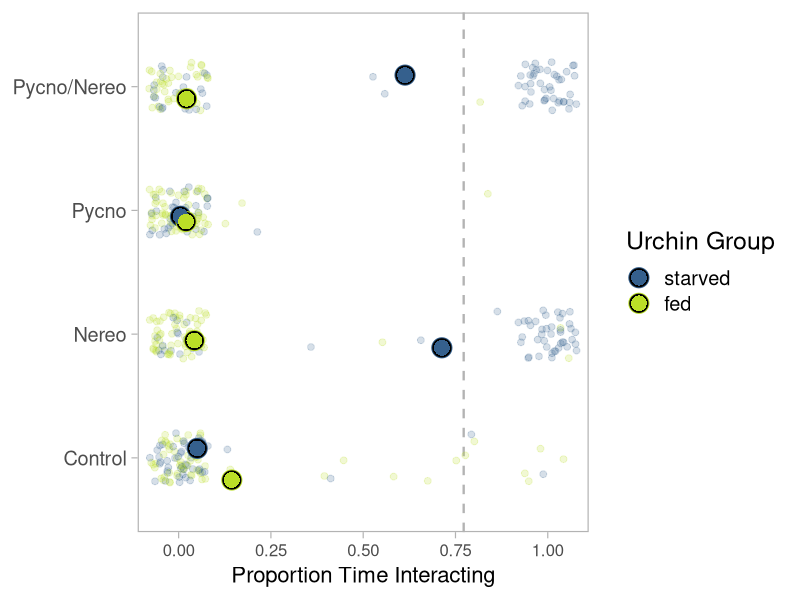
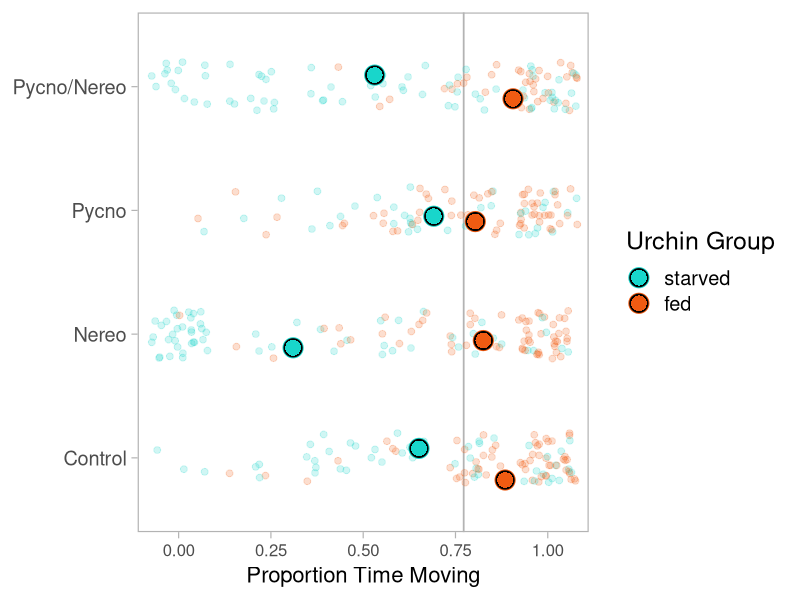

Here is the R script that generated these plots, in order: (Note: this script raises an error after producing the figures.)
#++++++++++++++++++++++++++++++++++++++++++++++++++++++++++++++++++++++++++++++++++
#                                                                                ##
# Pycno-Urchin Dataset 2021 Model                                                ##
# Script created 2021-09-01                                                      ##
# Last updated 2022-03-03                                                        ##
# Data source: Ross Whippo                                                       ##
# R code prepared by Ross Whippo                                                 ##
#                                                                                ##
#++++++++++++++++++++++++++++++++++++++++++++++++++++++++++++++++++++++++++++++++++

# SUMMARY:
# A script to build a statistical model for 2021 pycno-urchin dataset.


# Required Files (check that script is loading latest version):
# trials2021_QAQC.csv

# Associated Scripts:
# trials2021_dataset_QAQC.R
# trials2021_figExplore.R

# TO DO 

# +++++++++++++++++++++++++++++++++++++++++++++++++++++++++++++++++++++++++++++++++
# TABLE OF CONTENTS                                                            ####
#                                                                                 +
# RECENT CHANGES TO SCRIPT                                                        +
# LOAD PACKAGES                                                                   +
# READ IN AND PREPARE DATA                                                        +
# MODEL 1                                                                         +
#                                                                                 +
#++++++++++++++++++++++++++++++++++++++++++++++++++++++++++++++++++++++++++++++++++

#++++++++++++++++++++++++++++++++++++++++++++++++++++++++++++++++++++++++++++++++++
# RECENT CHANGES TO SCRIPT                                                     ####
#++++++++++++++++++++++++++++++++++++++++++++++++++++++++++++++++++++++++++++++++++

# 2021-09-01 Script created
# 2022-02-10 started analyses suggested by Sarah Gravem
# 2022-03-02 Added models and figure for interaction

#++++++++++++++++++++++++++++++++++++++++++++++++++++++++++++++++++++++++++++++++++
# LOAD PACKAGES                                                                ####
#++++++++++++++++++++++++++++++++++++++++++++++++++++++++++++++++++++++++++++++++++

library(tidyverse)
library(viridis)
library(lme4)
library(ggpubr)
library(systemfonts)

# set plot theme
theme_set(theme_classic())

#++++++++++++++++++++++++++++++++++++++++++++++++++++++++++++++++++++++++++++++++++
# READ IN DATA                                                                 ####
#++++++++++++++++++++++++++++++++++++++++++++++++++++++++++++++++++++++++++++++++++

trials2021_Q <- read_csv("Data/2021/trials2021_QAQC.csv", 
                         col_types = cols(algalTreat = col_factor(levels = c("nereo", "control")), 
                                          date = col_character(),  location = col_character(), 
                                          movement = col_character(), 
                                          pycnoTreat = col_factor(levels = c("pycno", "control")), 
                                          tank = col_factor(levels = c("TF1", "TF2")), 
                                          timeBegin = col_character(), timeEnd = col_character(), 
                                          urchinGroup = col_factor(levels = c("starved","fed")),
                                          location = col_factor(levels = c("c", "m", "f"))))

algalconsumption <- read_csv("Data/2021/algal_consumption.csv") # area of algae consumed

confetti_weights <- read_csv("Data/2020/confetti_weights.csv") # last year confetti weights

#++++++++++++++++++++++++++++++++++++++++++++++++++++++++++++++++++++++++++++++++++
# MANIPULATE DATA                                                              ####
#++++++++++++++++++++++++++++++++++++++++++++++++++++++++++++++++++++++++++++++++++

# NOTES: run all models with tank & date as random factors first, if they are not significant,
# remove them
# break up data into 5 minute increments, create column of time (5, 10, 15, etc),
# to make it a continuous variable.
# models to be made:
#   1. proportion of time interacting - binomial glm
#   2. proportion of time spines moving - binomial glm
#   3. average distance from signal - (lmer for rand effects) linear if normal, use Poisson dist
#   4. cumulative distance traveled - (lmer for rand effects) linear if normal, use Poisson dist
#   5. movement categories: 0 = mt, 0.5 = mp, 0.5 = st, 1 = ma - binomial glm
#   6. amount eaten (descriptive visualizations)

model_1_dat <- trials2021_Q
model_1_dat <- model_1_dat %>%
  select(trial, date, tank, urchinGroup, pycnoTreat, algalTreat, interaction) %>%
  group_by(trial, date, tank, urchinGroup, pycnoTreat, algalTreat) %>%
  mutate(interacting = case_when(interaction == "ni" ~ 0,
                           interaction == "i" ~ 1)) 
model_1_dat_60 <- model_1_dat %>%
  summarise(interacting = mean(interacting))
model_1_datetank_60 <- glm(interacting ~ date + tank, family = binomial, data = model_1_dat_60)
summary(model_1_datetank_60)
model_1_60 <- glm(interacting ~ urchinGroup + trial + pycnoTreat*algalTreat, family = binomial, data = model_1_dat_60)
summary(model_1_60)

# is there a correlation between tank and one of the other factors?
# Create a table with the needed variables.
tank_dat = table(model_1_dat_60$urchinGroup, model_1_dat_60$tank) 
print(tank_dat)
# Perform the Chi-Square test.
print(chisq.test(tank_dat))
tank_dat = table(model_1_dat_60$pycnoTreat, model_1_dat_60$tank)
print(tank_dat)
tank_dat = table(model_1_dat_60$algalTreat, model_1_dat_60$tank)
print(tank_dat)


# 5 minute increments INTERACTION

model_1_dat <- trials2021_Q
model_1_dat <- model_1_dat %>%
  select(trial, date, tank, urchinGroup, pycnoTreat, algalTreat, interaction) %>%
  group_by(trial, date, tank, urchinGroup, pycnoTreat, algalTreat) %>%
  mutate(interacting = case_when(interaction == "ni" ~ 0,
                                 interaction == "i" ~ 1)) 

model_1_dat_5 <- model_1_dat %>%
  mutate(minutes = c(rep(5, 5), rep(10, 5), rep(15, 5), rep(20, 5), rep(25, 5), rep(30, 5), rep(35, 5), rep(40, 5), rep(45, 5), rep(50, 5), rep(55, 5), rep(60, 5))) %>%
  group_by(trial, date, tank, urchinGroup, pycnoTreat, algalTreat, minutes) %>%
  summarise(interacting = mean(interacting))
model_1_datetank_5 <- glm(interacting ~ date + tank, family = binomial, data = model_1_dat_5)
summary(model_1_datetank_5)
model_1_5 <- glm(interacting ~ urchinGroup + pycnoTreat + algalTreat + tank, family = binomial, data = model_1_dat_5)
summary(model_1_5)

# output to new csv for other scripts to access:
write_csv(model_1_dat_5, "model_1_dat_5.csv")

# figure of time spent interaction based on all the factors

theme_set(theme_light(base_size = 18))

model_1_plotdat_5 <- model_1_dat_5 %>%
  unite(Treatment, pycnoTreat, algalTreat, sep = "/" ) %>%
  mutate(Treatment = case_when(Treatment == "pycno/control" ~ "Pycno",
                            Treatment == "control/nereo" ~ "Nereo",
                            Treatment == "control/control" ~ "Control",
                            Treatment == "pycno/nereo" ~ "Pycno/Nereo")) 
treatMeans <- model_1_plotdat_5 %>%
  group_by(Treatment, urchinGroup) %>%
  summarise(treatMean = mean(interacting))

model_1_plotdat_5 <- model_1_plotdat_5 %>%
  left_join(treatMeans)
  
theme_set(theme_light(base_size = 18))

control_avg <- 
  model_1_plotdat_5 %>%
  ungroup() %>%
  filter(Treatment == "Control") %>%
  summarize(avg = mean(interacting)) %>%
  pull(avg)


plot_interact <- model_1_plotdat_5 %>%
  ggplot(aes(y = interacting, x = Treatment, color = urchinGroup)) +
  geom_hline(aes(yintercept = control_avg), color = "gray70", size = 0.8, linetype = "dashed") +
  geom_jitter(position = position_jitter(seed = 227, width = 0.2), size = 2, alpha = 0.20) +
  stat_summary(fun = mean, geom = "point", size = 6.5, shape = 21, fill = "black", position = position_jitter(seed = 227, width = 0.2)) +
  stat_summary(fun = mean, geom = "point", size = 5, shape = 16, position = position_jitter(seed = 227, width = 0.2)) +
  scale_y_continuous(
    limits = c(-0.1, 1.1), expand = c(0.005, 0.005)) +
  coord_flip() +
  scale_color_viridis(discrete = TRUE, begin = 0.3, end = 0.9) +
  labs(color = "Urchin Group") +
  labs(y = "Proportion Time Interacting", x = NULL) +
  theme(
    axis.title = element_text(size = 16),
   axis.text.x = element_text(size = 12),
    panel.grid = element_blank()
  ) 
  


# 5 minute increments MOVING

model_1_dat <- trials2021_Q
model_1_dat <- model_1_dat %>%
  select(trial, date, tank, urchinGroup, pycnoTreat, algalTreat, movement) %>%
  group_by(trial, date, tank, urchinGroup, pycnoTreat, algalTreat) %>%
  mutate(movement = case_when(movement == "st" ~ 0,
                                 movement == "ma" ~ 1,
                                 movement == "mt" ~ 1,
                                 movement == "mp" ~ 1)) 

model_1_dat_5 <- model_1_dat %>%
  mutate(minutes = c(rep(5, 5), rep(10, 5), rep(15, 5), rep(20, 5), rep(25, 5), rep(30, 5), rep(35, 5), rep(40, 5), rep(45, 5), rep(50, 5), rep(55, 5), rep(60, 5))) %>%
  group_by(trial, date, tank, urchinGroup, pycnoTreat, algalTreat, minutes) %>%
  summarise(movement = mean(movement))
model_1_datetank_5 <- glm(movement ~ date + tank, family = binomial, data = model_1_dat_5)
summary(model_1_datetank_5)
model_1_5 <- glm(movement ~ urchinGroup + pycnoTreat + algalTreat + tank, family = binomial, data = model_1_dat_5)
summary(model_1_5)

# figure of time spent moving based on all the factors

theme_set(theme_light(base_size = 18))

model_1_plotdat_5 <- model_1_dat_5 %>%
  unite(Treatment, pycnoTreat, algalTreat, sep = "/" ) %>%
  mutate(Treatment = case_when(Treatment == "pycno/control" ~ "Pycno",
                               Treatment == "control/nereo" ~ "Nereo",
                               Treatment == "control/control" ~ "Control",
                               Treatment == "pycno/nereo" ~ "Pycno/Nereo")) 
treatMeans <- model_1_plotdat_5 %>%
  group_by(Treatment, urchinGroup) %>%
  summarise(treatMean = mean(movement))

model_1_plotdat_5 <- model_1_plotdat_5 %>%
  left_join(treatMeans)

theme_set(theme_light(base_size = 18))

control_avg <- 
  model_1_plotdat_5 %>%
  ungroup() %>%
  filter(Treatment == "Control") %>%
  summarize(avg = mean(movement)) %>%
  pull(avg)


plot_move <- model_1_plotdat_5 %>%
  ggplot(aes(y = movement, x = Treatment, color = urchinGroup)) +
  geom_hline(aes(yintercept = control_avg), color = "gray70", size = 0.6) +
  geom_jitter(position = position_jitter(seed = 227, width = 0.2), size = 2, alpha = 0.20) +
  stat_summary(fun = mean, geom = "point", size = 6.5, shape = 21, fill = "black", position = position_jitter(seed = 227, width = 0.2)) +
  stat_summary(fun = mean, geom = "point", size = 5, shape = 16, position = position_jitter(seed = 227, width = 0.2)) +
  scale_y_continuous(
    limits = c(-0.1, 1.1), expand = c(0.005, 0.005)) +
  coord_flip() +
  scale_color_viridis(discrete = TRUE, begin = 0.3, end = 0.8, option = "H") +
  labs(color = "Urchin Group") +
  labs(y = "Proportion Time Moving", x = NULL) +
  theme(
    axis.title = element_text(size = 16),
    axis.text.x = element_text(size = 12),
    panel.grid = element_blank()
  ) 



# is there a correlation between tank and one of the other factors?
# Create a table with the needed variables.
tank_dat = table(model_1_dat_5$algalTreat, model_1_dat_5$tank) 
print(tank_dat)
# Perform the Chi-Square test.
print(chisq.test(tank_dat))

tank_dat = table(model_1_dat_5$urchinGroup, model_1_dat_5$tank) 
print(tank_dat)
# Perform the Chi-Square test.
print(chisq.test(tank_dat))

# 10 minute increments

model_1_dat_10 <- model_1_dat %>%
  mutate(minutes = c(rep(10, 10), rep(20, 10), rep(30, 10), rep(40, 10), rep(50, 10), rep(60, 10))) %>%
  group_by(trial, date, tank, urchinGroup, pycnoTreat, algalTreat, minutes) %>%
  summarise(interacting = mean(interacting))
model_1_datetank_10 <- glm(interacting ~ date + tank, family = binomial, data = model_1_dat_10)
summary(model_1_datetank_10)
model_1_10 <- glm(interacting ~ tank + urchinGroup + pycnoTreat + algalTreat, family = binomial, data = model_1_dat_5)
summary(model_1_10)

# is there a correlation between tank and one of the other factors?
# Create a table with the needed variables.
tank_dat = table(model_1_dat_5$algalTreat, model_1_dat_5$tank) 
print(tank_dat)
# Perform the Chi-Square test.
print(chisq.test(tank_dat))


# create proportion columns for each behavior

model1_dat <- model_dat %>%
  select(trial, tank, `signalRate_ml-min`, beginTemp_C, endTemp_C, beginSal_ppt, endSal_ppt, urchinGroup, pycnoTreat, algalTreat, urchinDiam_mm, movement, location, spines, interaction) %>%
  filter(movement != "st") %>%
  add_column(move = 1) %>%
  group_by(trial, urchinGroup, pycnoTreat, algalTreat, move) %>%
  count(move) %>%
  mutate(time_moving = n/60)

# Did urchins in each group and treatment towards, away, or neither the most?

model_2_dat_5 <- trials2021_Q %>%
  group_by(trial, date, tank, urchinGroup, pycnoTreat, algalTreat) %>%
  select(trial, date, tank, urchinGroup, pycnoTreat, algalTreat, movement) %>%
  mutate(minutes = c(rep(5, 5), rep(10, 5), rep(15, 5), rep(20, 5), rep(25, 5), rep(30, 5), rep(35, 5), rep(40, 5), rep(45, 5), rep(50, 5), rep(55, 5), rep(60, 5))) %>%
  group_by(trial, date, tank, urchinGroup, pycnoTreat, algalTreat, minutes) %>%
  mutate(moves = case_when(movement == "ma" ~ 1,
                           movement == "mp" ~ 0.5,
                           movement == "mt" ~ 0,
                           movement == "st" ~ 0.5)) %>%
  summarise(moves = mean(moves))

model_2_datetank_5 <- glm(moves ~ date + tank, family = binomial, data = model_2_dat_5)
summary(model_2_datetank_5)
#NO TANK OR DATE EFFECT

model_2_5 <- glm(moves ~ urchinGroup + pycnoTreat + algalTreat, family = binomial, data = model_2_dat_5)
summary(model_2_5)


# did urchins have a difference in average distance from the signal in the tank?

model_3_dat_5 <- trials2021_Q %>%
  group_by(trial, date, tank, urchinGroup, pycnoTreat, algalTreat) %>%
  select(trial, date, tank, urchinGroup, pycnoTreat, algalTreat, distance_cm) %>%
  mutate(minutes = c(rep(5, 5), rep(10, 5), rep(15, 5), rep(20, 5), rep(25, 5), rep(30, 5), rep(35, 5), rep(40, 5), rep(45, 5), rep(50, 5), rep(55, 5), rep(60, 5))) %>%
  group_by(trial, date, tank, urchinGroup, pycnoTreat, algalTreat, minutes) %>%
  summarise(dist = mean(distance_cm))

# testing for normality
library("ggpubr")
ggdensity(model_3_dat_5$dist, 
          main = "Density plot of dist",
          xlab = "distance_cm")
ggqqplot(model_3_dat_5$dist)
# NOT NORMAL

# transforming for normality ROOT
model_3_dat_5 <- model_3_dat_5 %>%
  mutate(dist_root = sqrt(dist +1))
# testing transformed for normality
library("ggpubr")
ggdensity(model_3_dat_5$dist_root, 
          main = "Density plot of dist",
          xlab = "distance (root+1)")
ggqqplot(model_3_dat_5$dist_root)
# NOT NORMAL

# transforming for normality LOG
model_3_dat_5 <- model_3_dat_5 %>%
  mutate(dist_log = log(dist +1))
# testing transformed for normality
library("ggpubr")
ggdensity(model_3_dat_5$dist_log, 
          main = "Density plot of dist",
          xlab = "distance (log+1)")
ggqqplot(model_3_dat_5$dist_log)
# NOT NORMAL

# transforming for normality LOG10
model_3_dat_5 <- model_3_dat_5 %>%
  mutate(dist_10 = log10(dist +1))
# testing transformed for normality
library("ggpubr")
ggdensity(model_3_dat_5$dist_10, 
          main = "Density plot of dist",
          xlab = "distance (log10+1)")
ggqqplot(model_3_dat_5$dist_10)
# NOT NORMAL

# transforming for normality CUBED ROOT
model_3_dat_5 <- model_3_dat_5 %>%
  mutate(dist_cube = 10^(log10(dist+1)/3))
# testing transformed for normality
library("ggpubr")
ggdensity(model_3_dat_5$dist_cube, 
          main = "Density plot of dist",
          xlab = "distance (cube root+1)")
ggqqplot(model_3_dat_5$dist_cube)
# NOT NORMAL

model_3_datetank_5 <- glm(dist ~ date + tank, family = binomial, data = model_2_dat_5)
summary(model_2_datetank_5)


model_2_5 <- glm(moves ~ urchinGroup + pycnoTreat + algalTreat, family = binomial, data = model_2_dat_5)
summary(model_2_5)





# Algal consumption plots

# based on field notes from 2020-09-13 - confetti diameter = 21mm

# > pi*((2.1/2)^2)
# [1] 3.463606

# > confetti_weights %>%
#  +   summarise(mean(weight_mg))
#  A tibble: 1 x 1
# `mean(weight_mg)`
# <dbl>
#   1              339.

# > 339/3.463606
# [1] 97.87487 mg per square cm

theme_set(theme_light(base_size = 18))

algae_biomass <- algalconsumption %>%
  mutate(biomass = eaten*97.87487) %>%
  mutate(pycnoTreat = case_when(pycnoTreat == "pycno" ~ "yes",
                            pycnoTreat == "control" ~ "no")) %>%
  rename(pycno = pycnoTreat)
  

algae_biomass %>%
  ggplot(aes(x = pycno, y = biomass, fill = pycno)) +
  geom_boxplot() +
  scale_fill_viridis(discrete = TRUE, begin  = 0.5, end = 0.9, option = "magma") +
  scale_y_continuous(name = "Biomass of Kelp Consumed (mg)")

algae_biomass %>%
  group_by(pycno) %>%
  summarize(mean(biomass))






############### SUBSECTION HERE

####
#<<<<<<<<<<<<<<<<<<<<<<<<<<END OF SCRIPT>>>>>>>>>>>>>>>>>>>>>>>>#

# SCRATCH PAD ####